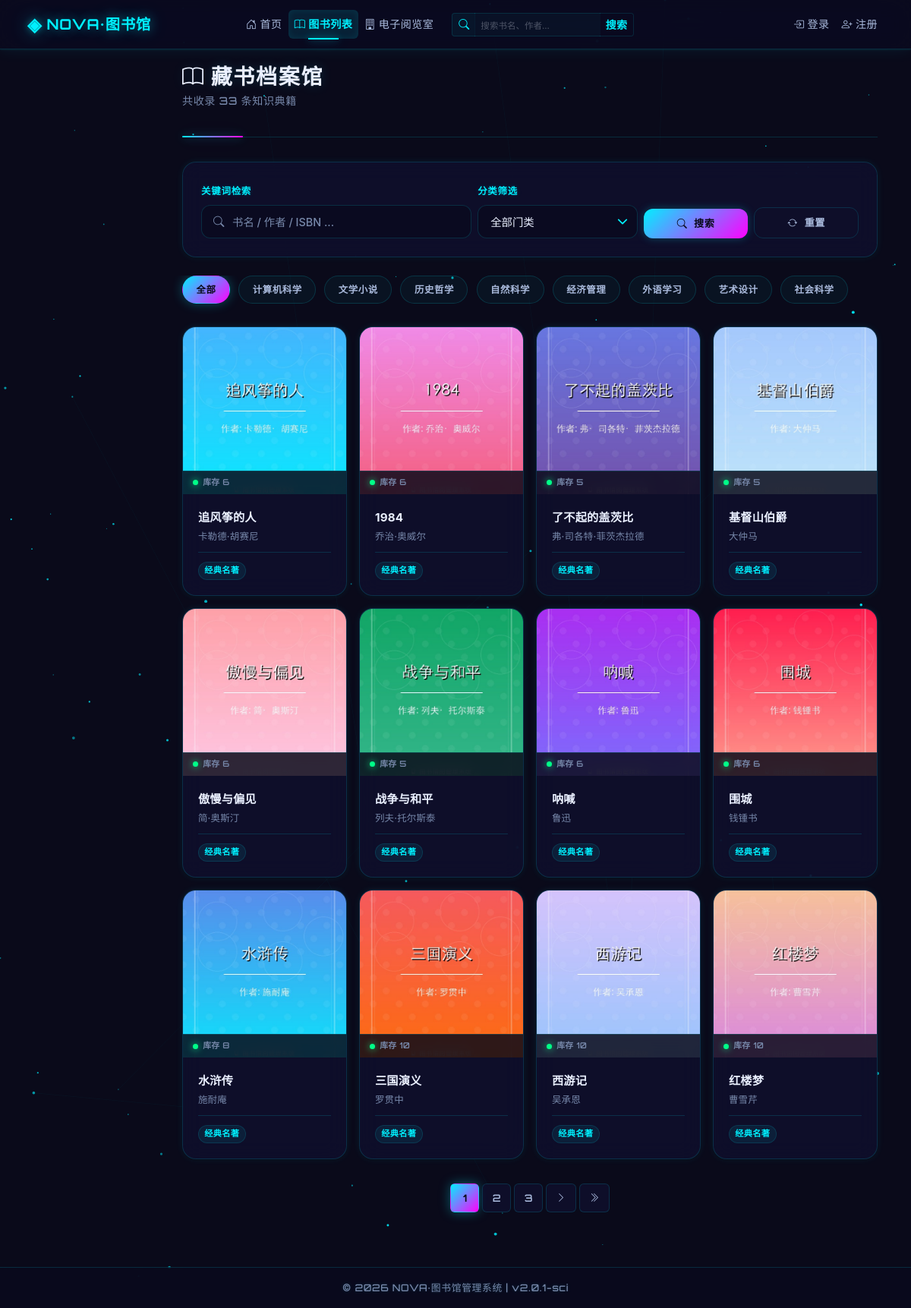
The page /books/ on the database its author committed.
### books/models.py (models this page shows, shortened)
class Category(models.Model):
    name = models.CharField(max_length=50, unique=True, verbose_name="分类名称")
    description = models.CharField(max_length=200, blank=True, null=True, verbose_name="分类描述")
    created_at = models.DateTimeField(auto_now_add=True, verbose_name="创建时间")
    class Meta:
        db_table = "categories"
        verbose_name = "图书分类"
        verbose_name_plural = verbose_name

class Book(models.Model):
    title = models.CharField(max_length=200, verbose_name="书名")
    author = models.CharField(max_length=100, verbose_name="作者")
    isbn = models.CharField(max_length=20, unique=True, verbose_name="ISBN")
    publisher = models.CharField(max_length=100, blank=True, null=True, verbose_name="出版社")
    publish_date = models.DateField(blank=True, null=True, verbose_name="出版日期")
    category = models.ForeignKey(Category, on_delete=models.SET_NULL, null=True, blank=True, verbose_name="分类")
    description = models.TextField(blank=True, null=True, verbose_name="简介")
    toc = models.TextField(blank=True, null=True, verbose_name="目录JSON")
    cover = models.ImageField(upload_to="book_covers/", blank=True, null=True, verbose_name="封面")
    total_stock = models.IntegerField(default=0, verbose_name="总库存")
    current_stock = models.IntegerField(default=0, verbose_name="当前库存")
    borrow_count = models.IntegerField(default=0, verbose_name="累计借阅次数")
    created_at = models.DateTimeField(auto_now_add=True, verbose_name="入库时间")
    updated_at = models.DateTimeField(auto_now=True, verbose_name="更新时间")
    is_deleted = models.BooleanField(default=False, verbose_name="是否删除")
    class Meta:
        db_table = "books"
        verbose_name = "图书"
        verbose_name_plural = verbose_name

### books/views.py (the view)
# urls.py: path("", views.book_list_view, name="book_list"),
def book_list_view(request):
    try:
        queryset = Book.objects.filter(is_deleted=False).select_related("category")
        q = request.GET.get("q", "").strip()
        if q:
            queryset = queryset.filter(
                Q(title__icontains=q) | Q(author__icontains=q) | Q(isbn__icontains=q)
            )
        category_id = request.GET.get("category", "").strip()
        if category_id:
            queryset = queryset.filter(category_id=category_id)
        paginator = Paginator(queryset.order_by("-created_at"), 12)
        page_number = request.GET.get("page", 1)
        page_obj = paginator.get_page(page_number)
        categories = Category.objects.all()
        context = {
            "books": page_obj,
            "categories": categories,
            "search_query": q,
            "category_id": category_id,
        }
        return render(request, "books/book_list.html", context)
    except Exception as e:
        messages.error(request, f"获取图书列表失败: {str(e)}")
        return render(request, "books/book_list.html", {"books": [], "categories": []})

### templates/books/book_list.html (shortened to what this page needs)
{% extends "base.html" %}
{% load static %}
{% block content %}
<div class="page-header-sci">
    <h1 class="page-title-sci"><i class="bi bi-book me-2"></i>藏书档案馆</h1>
    <p class="page-subtitle-sci">共收录 {{ books.paginator.count|default:0 }} 条知识典籍</p>
</div>
<div class="search-bar-sci">
    <form method="get" class="row g-2 align-items-end">
        <div class="col-md-5">
            <label class="form-label-sci">关键词检索</label>
            <div class="input-group-sci">
                <span class="input-icon"><i class="bi bi-search"></i></span>
                <input type="text" name="q" class="form-control-sci" placeholder="书名 / 作者 / ISBN ..." value="{{ search_query }}">
            </div>
        </div>
        <div class="col-md-3">
            <label class="form-label-sci">分类筛选</label>
            <select name="category" class="form-select-sci">
                <option value="">全部门类</option>
            </select>
        </div>
        <div class="col-md-2">
            <button type="submit" class="btn btn-sci-search w-100"><i class="bi bi-search me-1"></i>搜索</button>
        </div>
        <div class="col-md-2">
            <a href="{% url 'book_list' %}" class="btn btn-sci-reset w-100"><i class="bi bi-arrow-repeat me-1"></i>重置</a>
        </div>
    </form>
</div>
<div class="row category-tabs mb-3">
    <div class="col-12">
        <a href="{% url 'book_list' %}" class="cat-chip {% if not category_id %}active{% endif %}">全部</a>
        {% for cat in categories|slice:":8" %}
        <a href="{% url 'book_list' %}?category={{ cat.id }}{% if search_query %}&q={{ search_query }}{% endif %}"
           class="cat-chip {% if category_id|stringformat:"s" == cat.id|stringformat:"s" %}active{% endif %}">
            {{ cat.name }}
        </a>
        {% endfor %}
    </div>
</div>
<div class="row g-3">
    {% for book in books %}
    <div class="col-xl-3 col-lg-4 col-md-6 col-sm-12">
        <div class="book-card-sci">
            <div class="book-cover-wrap">
                {% if book.cover %}
                <img src="{{ book.cover.url }}" alt="{{ book.title }}" class="book-cover-img">
                {% else %}
                <div class="book-cover-img book-cover-placeholder"><i class="bi bi-book" style="font-size:3rem;color:rgba(0,240,255,0.2);"></i></div>
                {% endif %}
                <div class="book-status-bar">
                    <span class="status-indicator {% if book.current_stock > 0 %}online{% else %}offline{% endif %}"></span>
                    <span class="status-text">库存 {{ book.current_stock }}</span>
                </div>
            </div>
            <div class="book-info-sci">
                <h6 class="book-title-sci">{{ book.title }}</h6>
                <p class="book-author-sci">{{ book.author }}</p>
                <div class="book-tags">
                    {% if book.category %}<span class="tag">{{ book.category.name }}</span>{% endif %}
                </div>
            </div>
        </div>
    </div>
    {% endfor %}
</div>
{% if books.has_other_pages %}
<nav class="pag-sci">
    <ul class="pagination justify-content-center">
        {% for num in books.paginator.page_range %}
            {% if num > books.number|add:"-3" and num < books.number|add:"3" %}
            <li class="page-item {% if books.number == num %}active{% endif %}">
                <a class="page-link-sci" href="?page={{ num }}{% if search_query %}&q={{ search_query }}{% endif %}{% if category_id %}&category={{ category_id }}{% endif %}">{{ num }}</a>
            </li>
            {% endif %}
        {% endfor %}
        {% if books.has_next %}
        <li class="page-item"><a class="page-link-sci" href="?page={{ books.next_page_number }}"><i class="bi bi-chevron-right"></i></a></li>
        <li class="page-item"><a class="page-link-sci" href="?page={{ books.paginator.num_pages }}"><i class="bi bi-chevron-double-right"></i></a></li>
        {% endif %}
    </ul>
</nav>
{% endif %}
{% endblock %}

### rows shown on the page
Category: name "计算机科学"
Category: name "文学小说"
Category: name "历史哲学"
Category: name "自然科学"
Category: name "经济管理"
Category: name "外语学习"
Category: name "艺术设计"
Category: name "社会科学"
Book: cover (picture), current_stock "6", title "追风筝的人", author "卡勒德·胡赛尼", category.name "经典名著"
Book: cover (picture), current_stock "6", title "1984", author "乔治·奥威尔", category.name "经典名著"
Book: cover (picture), current_stock "5", title "了不起的盖茨比", author "弗·司各特·菲茨杰拉德", category.name "经典名著"
Book: cover (picture), current_stock "5", title "基督山伯爵", author "大仲马", category.name "经典名著"
Book: cover (picture), current_stock "6", title "傲慢与偏见", author "简·奥斯汀", category.name "经典名著"
Book: cover (picture), current_stock "5", title "战争与和平", author "列夫·托尔斯泰", category.name "经典名著"
Book: cover (picture), current_stock "6", title "呐喊", author "鲁迅", category.name "经典名著"
Book: cover (picture), current_stock "6", title "围城", author "钱锺书", category.name "经典名著"
Book: cover (picture), current_stock "8", title "水浒传", author "施耐庵", category.name "经典名著"
Book: cover (picture), current_stock "10", title "三国演义", author "罗贯中", category.name "经典名著"
Book: cover (picture), current_stock "10", title "西游记", author "吴承恩", category.name "经典名著"
Book: cover (picture), current_stock "10", title "红楼梦", author "曹雪芹", category.name "经典名著"

### other values the page prints
{{ books.paginator.count|default:0 }} "33"
{{ num }} "1" "2" "3"
